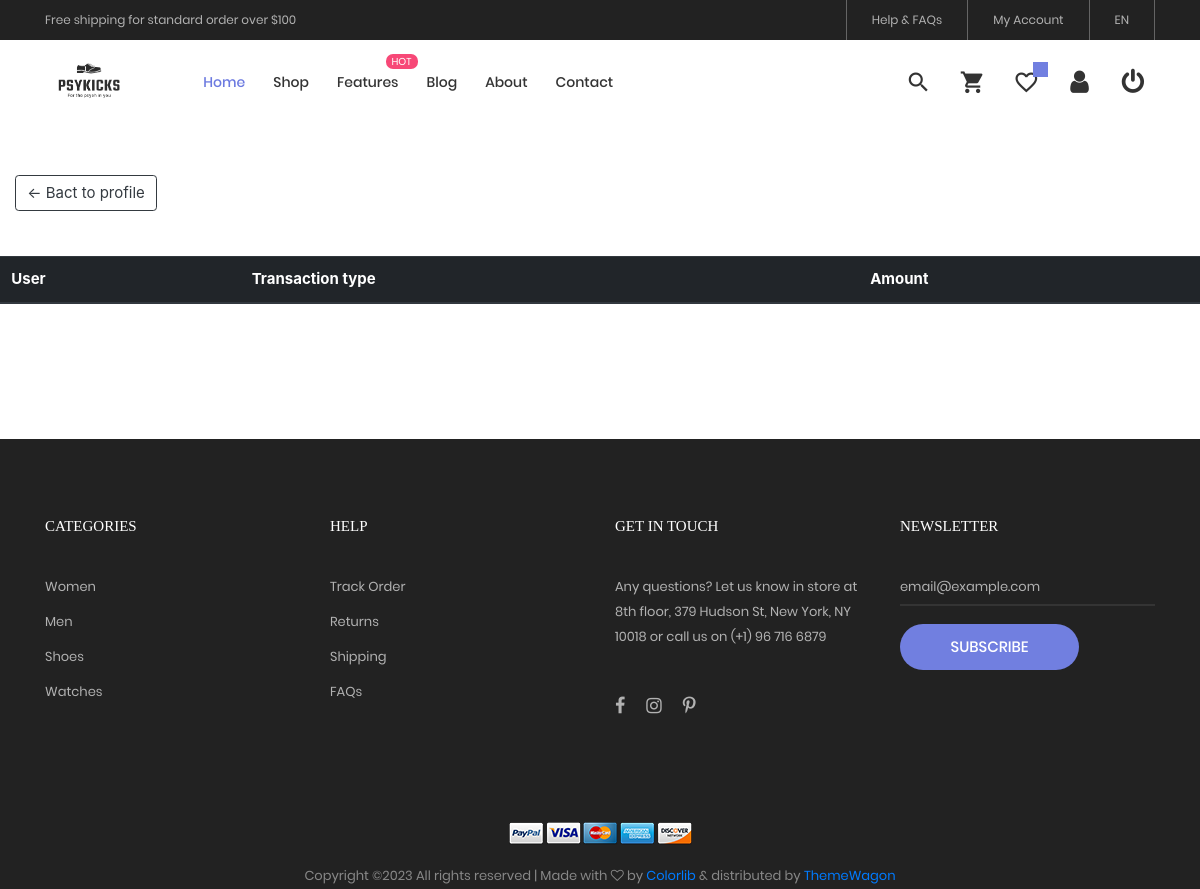
The page /wallet/ on the database as committed earlier.
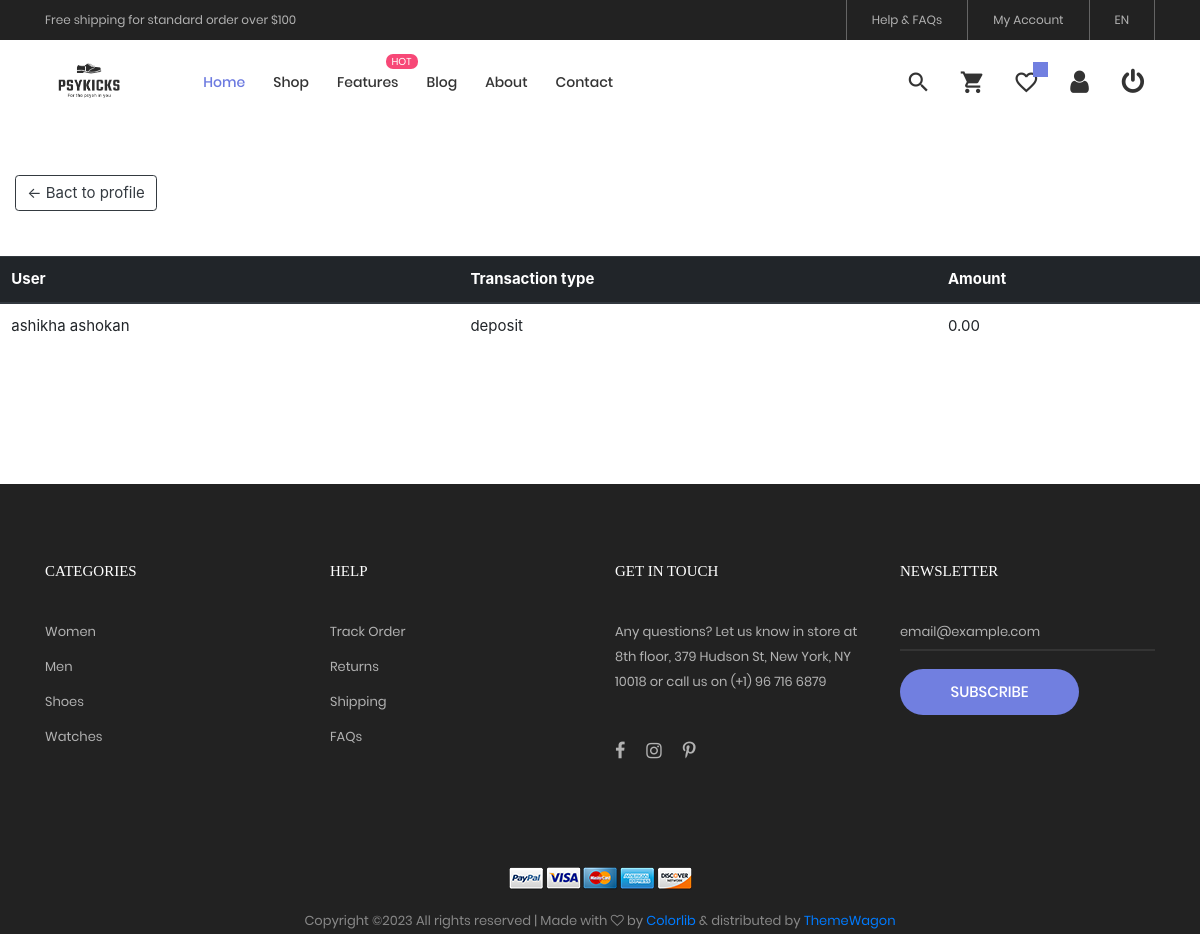
The same page on the database as committed later.
### myapp/models.py (models this page shows, shortened)
class Wallet(models.Model):
    TRANSACTION_TYPES = (
        ('deposit', 'deposit'),
        ('paid_for_order', 'paid_for_order'),
        ('returned_and_refund', 'returned_and_refund'),
        ('cancelled_and_refund', 'cancelled_and_refund'),
        ('withdraw', 'withdraw'),
    )
    user = models.ForeignKey(customer, on_delete=models.CASCADE)
    amount = models.DecimalField(max_digits=10, decimal_places=2,default=0)
    transaction_type = models.CharField(max_length=50,default="deposit",choices=TRANSACTION_TYPES)

class customer(models.Model):
    username = models.CharField(max_length=200, unique=True)
    name = models.CharField(max_length=200)
    email = models.CharField(max_length=200)
    phonenumber = models.IntegerField()
    password = models.CharField(max_length=200)
    isblocked = models.BooleanField(default=False)
    is_verified = models.BooleanField(default=False)
    verification_code = models.CharField(max_length=6,  default='')

### myapp/views.py (the view)
# urls.py: path("wallet/",views.wallet,name="wallet"),
def wallet(request):
    datas = Wallet.objects.all()
    context={
        "datas":datas
    }
    return render(request,"myapp/wallet.html",context)

### myapp/templates/myapp/wallet.html (shortened to what this page needs)
{% extends 'myapp/userindex.html' %}
{% load static  %}
{% block content %}
<link rel="stylesheet" href="https://cdn.jsdelivr.net/npm/bootstrap@4.1.3/dist/css/bootstrap.min.css">
<a class="btn btn-outline-dark ml-3" href="{% url 'userprofile' %}">&#x2190; Bact to profile</a>
<table class="table">
    <thead class="thead-dark">
      <tr>
        <th>User</th>
        <th>Transaction type</th>
        <th>Amount</th>
      </tr>
    </thead>
    <tbody>
        {% for item in datas  %}
            <tr>
                <td>{{item.user.name}}</td>
                <td>{{item.transaction_type}}</td>
                <td>{{item.amount}}</td>
            </tr>
        {% endfor %}
    </tbody>
  </table>
{% endblock content %}

Rows that differ between the two databases and show on the page:
added Wallet: user.name "ashikha ashokan", transaction_type "deposit", amount "0.00"
